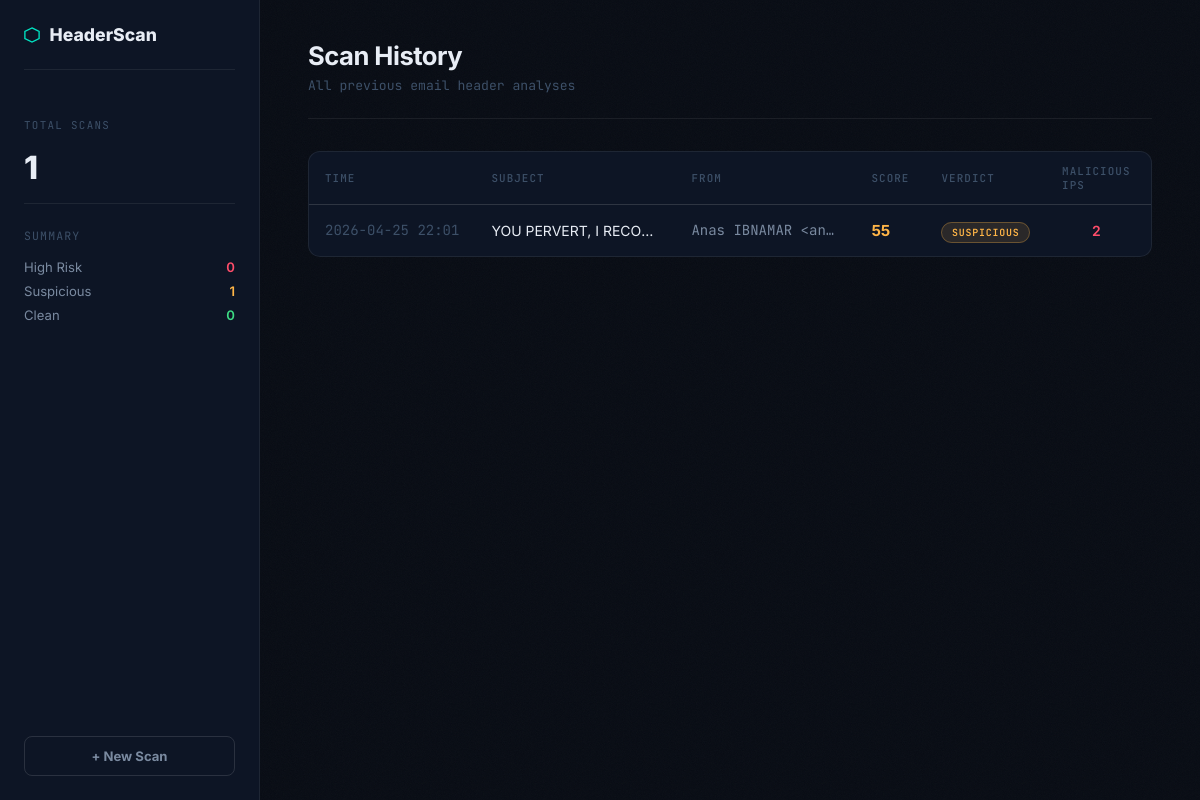
Before: /history with the older database file.
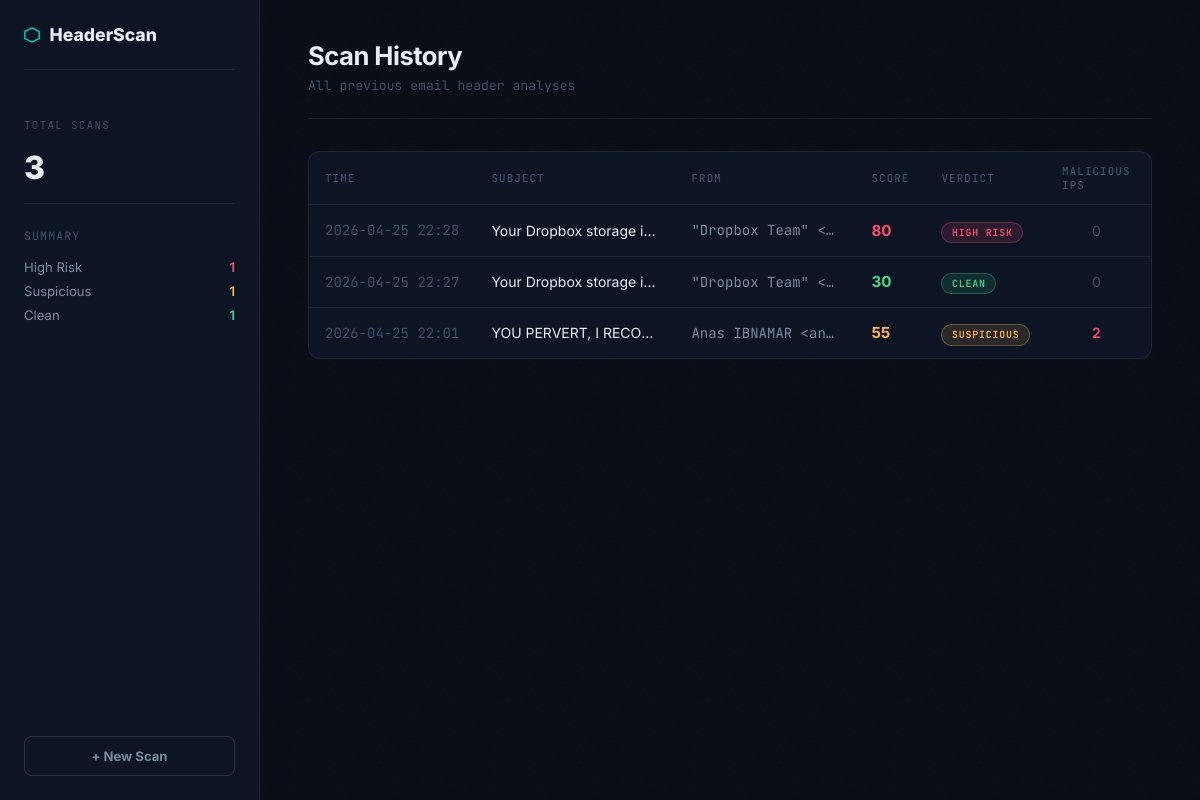
After: the same page with the newer database file.
### tables this page shows
CREATE TABLE scans (
            id          INTEGER PRIMARY KEY AUTOINCREMENT,
            scanned_at  TEXT NOT NULL,
            subject     TEXT,
            from_addr   TEXT,
            risk_score  INTEGER,
            verdict     TEXT,
            spf_status  TEXT,
            dmarc_policy TEXT,
            dkim_present INTEGER,
            warnings     INTEGER,
            malicious_ips INTEGER,
            report_json  TEXT
        );

### app.py (the view)
@app.route("/history")
def history():
    scans = get_all_scans()
    return render_template("history.html", scans=scans)

### database.py (called while the page is built)
def get_all_scans():
    conn = sqlite3.connect(DB_PATH)
    conn.row_factory = sqlite3.Row
    c = conn.cursor()
    c.execute("""
        SELECT id, scanned_at, subject, from_addr, risk_score,
               verdict, malicious_ips, warnings
        FROM scans
        ORDER BY id DESC
        LIMIT 100
    """)
    rows = c.fetchall()
    conn.close()
    return [dict(r) for r in rows]

### templates/history.html (shortened to what this page needs)
<!DOCTYPE html>
<html lang="en">
<head>
    <link rel="stylesheet" href="{{ url_for('static', filename='css/style.css') }}">
</head>
<body class="report-page">
<div class="noise"></div>
<aside class="sidebar">
    <div class="sidebar-logo">
        <svg width="16" height="16" viewBox="0 0 18 18" fill="none">
            <polygon points="9,1 17,5 17,13 9,17 1,13 1,5" stroke="#00e5c3" stroke-width="1.5" fill="none"/>
        </svg>
        <span class="logo-text">HeaderScan</span>
    </div>
    <div style="padding: 1rem 0; border-bottom: 1px solid var(--border); margin-bottom: 1.5rem;">
        <div class="score-label">Total Scans</div>
        <div style="font-size: 2rem; font-weight: 800; letter-spacing: -0.04em; margin-top: 0.5rem;">
            {{ scans|length }}
        </div>
    </div>
    <div style="display: flex; flex-direction: column; gap: 0.5rem; margin-bottom: 1rem;">
        <div style="font-size: 0.72rem; font-family: var(--mono); color: var(--text3); letter-spacing: 0.1em; text-transform: uppercase; margin-bottom: 0.5rem;">Summary</div>
        <div style="display: flex; justify-content: space-between; font-size: 0.82rem;">
            <span style="color: var(--text2);">High Risk</span>
            <span style="color: var(--red); font-weight: 600;">{{ scans | selectattr('verdict', 'equalto', 'HIGH RISK') | list | length }}</span>
        </div>
        <div style="display: flex; justify-content: space-between; font-size: 0.82rem;">
            <span style="color: var(--text2);">Suspicious</span>
            <span style="color: var(--amber); font-weight: 600;">{{ scans | selectattr('verdict', 'equalto', 'SUSPICIOUS') | list | length }}</span>
        </div>
        <div style="display: flex; justify-content: space-between; font-size: 0.82rem;">
            <span style="color: var(--text2);">Clean</span>
            <span style="color: var(--green); font-weight: 600;">{{ scans | selectattr('verdict', 'equalto', 'CLEAN') | list | length }}</span>
        </div>
    </div>
    <a href="/" class="new-scan-btn" style="margin-top: auto;">+ New Scan</a>
</aside>
<main class="report-main">
    <div class="report-topbar">
        <div class="report-title">Scan History</div>
        <div class="report-sub">All previous email header analyses</div>
    </div>
    {% if scans %}
    <div class="history-table-wrap">
        <table class="history-table">
            <thead>
                <tr>
                    <th>Time</th>
                    <th>Subject</th>
                    <th>From</th>
                    <th>Score</th>
                    <th>Verdict</th>
                    <th>Malicious IPs</th>
                    <th></th>
                </tr>
            </thead>
            <tbody>
                {% for scan in scans %}
                <tr class="history-row" onclick="window.location='/scan/{{ scan.id }}'">
                    <td class="mono" style="color: var(--text3); white-space: nowrap;">{{ scan.scanned_at[:16] }}</td>
                    <td style="max-width: 200px; overflow: hidden; text-overflow: ellipsis; white-space: nowrap;">
                        {{ scan.subject or "No subject" }}
                    </td>
                    <td class="mono" style="color: var(--text2); max-width: 180px; overflow: hidden; text-overflow: ellipsis; white-space: nowrap;">
                        {{ scan.from_addr or "—" }}
                    </td>
                    <td>
                        <span class="score-val
                            {% if scan.risk_score >= 70 %}stat-red
                            {% elif scan.risk_score >= 40 %}stat-amber
                            {% else %}stat-green{% endif %}">
                            {{ scan.risk_score }}
                        </span>
                    </td>
                    <td>
                        <span class="verdict-pill
                            {% if scan.verdict == 'HIGH RISK' %}vp-high
                            {% elif scan.verdict == 'SUSPICIOUS' %}vp-med
                            {% else %}vp-low{% endif %}">
                            {{ scan.verdict }}
                        </span>
                    </td>
                    <td style="text-align: center;">
                        {% if scan.malicious_ips > 0 %}
                        <span style="color: var(--red); font-weight: 600;">{{ scan.malicious_ips }}</span>
                        {% else %}
                        <span style="color: var(--text3);">0</span>
                        {% endif %}
                    </td>
                    <td>
                    </td>
                </tr>
                {% endfor %}
            </tbody>
        </table>
    </div>
    {% else %}
    <div style="text-align: center; padding: 4rem; color: var(--text3);">
        <div style="font-size: 2rem; margin-bottom: 1rem;">📭</div>
        <div style="font-size: 0.95rem;">No scans yet. <a href="/" style="color: var(--teal);">Analyze your first email →</a></div>
    </div>
    {% endif %}
</main>
</body>
</html>

### static/css/style.css (style rules this page uses)
*, *::before, *::after { box-sizing: border-box; margin: 0; padding: 0; }
:root { --bg: #080c14; --bg2: #0d1525; --bg3: #111d30; --border: rgba(255,255,255,0.07); --border2: rgba(255,255,255,0.12); --teal: #00e5c3; --teal-dim: rgba(0,229,195,0.12); --red: #ff4d6a; --red-dim: rgba(255,77,106,0.12); --amber: #ffb547; --amber-dim: rgba(255,181,71,0.12); --green: #3ddc84; --green-dim: rgba(61,220,132,0.12); --text: #e8edf5; --text2: #7a8aa0; --text3: #3d5068; --mono: 'JetBrains Mono', monospace; --sans: 'Inter', sans-serif; }
html { scroll-behavior: smooth; }
body { font-family: var(--sans); background: var(--bg); color: var(--text); min-height: 100vh; overflow-x: hidden; }
.noise { position: fixed; inset: 0; pointer-events: none; z-index: 0; opacity: 0.035; background-size: 200px; }
.logo-text { color: var(--text); }
body.report-page { display: grid; grid-template-columns: 260px 1fr; grid-template-rows: 1fr; min-height: 100vh; }
.sidebar { position: fixed; top: 0; left: 0; width: 260px; height: 100vh; background: var(--bg2); border-right: 1px solid var(--border); display: flex; flex-direction: column; padding: 1.5rem; z-index: 50; overflow-y: auto; }
.sidebar-logo { display: flex; align-items: center; gap: 0.6rem; font-size: 1.1rem; font-weight: 800; margin-bottom: 2rem; padding-bottom: 1.5rem; border-bottom: 1px solid var(--border); }
.score-label { font-family: var(--mono); font-size: 0.68rem; text-transform: uppercase; letter-spacing: 0.12em; color: var(--text3); margin-bottom: 1rem; }
.new-scan-btn { display: block; text-align: center; padding: 0.7rem; border: 1px solid var(--border2); border-radius: 8px; font-size: 0.82rem; font-weight: 700; color: var(--text2); text-decoration: none; transition: all 0.15s; margin-top: 1.5rem; }
.report-main { margin-left: 260px; padding: 2.5rem 3rem; position: relative; z-index: 1; min-width: 0; width: calc(100vw - 260px); overflow-x: hidden; }
.report-topbar { margin-bottom: 2rem; padding-bottom: 1.5rem; border-bottom: 1px solid var(--border); }
.report-title { font-size: 1.6rem; font-weight: 700; letter-spacing: -0.02em; white-space: nowrap; overflow: hidden; text-overflow: ellipsis; }
.report-sub { font-family: var(--mono); font-size: 0.82rem; color: var(--text3); margin-top: 0.4rem; white-space: nowrap; overflow: hidden; text-overflow: ellipsis; }
.mono { font-family: var(--mono); }
.stat-red { color: var(--red); }
.stat-amber { color: var(--amber); }
.stat-green { color: var(--green); }
.history-table-wrap { background: var(--bg2); border: 1px solid var(--border); border-radius: 12px; overflow: hidden; }
.history-table { width: 100%; border-collapse: collapse; font-size: 0.875rem; }
.history-table thead tr { border-bottom: 1px solid var(--border); }
.history-table th { padding: 0.75rem 1rem; text-align: left; font-size: 0.68rem; font-family: var(--mono); text-transform: uppercase; letter-spacing: 0.1em; color: var(--text3); font-weight: 500; }
.history-row { border-bottom: 1px solid var(--border); cursor: pointer; transition: background 0.15s; }
.history-row:last-child { border-bottom: none; }
.history-table td { padding: 0.85rem 1rem; color: var(--text); vertical-align: middle; }
.verdict-pill { font-family: var(--mono); font-size: 0.62rem; font-weight: 600; letter-spacing: 0.08em; padding: 0.2rem 0.6rem; border-radius: 99px; white-space: nowrap; }
.vp-high { background: var(--red-dim); color: var(--red); border: 1px solid rgba(255,77,106,0.3); }
.vp-med { background: var(--amber-dim); color: var(--amber); border: 1px solid rgba(255,181,71,0.3); }
.vp-low { background: var(--green-dim); color: var(--green); border: 1px solid rgba(61,220,132,0.3); }
.score-val { font-weight: 700; font-size: 0.95rem; }

Changed rows visible on the page:
added scans: scanned_at "2026-04-25 22:28", subject "Your Dropbox storage i…", from_addr "\"Dropbox Team\" <…", risk_score "80", verdict "HIGH RISK", malicious_ips "0"
added scans: scanned_at "2026-04-25 22:27", subject "Your Dropbox storage i…", from_addr "\"Dropbox Team\" <…", risk_score "30", verdict "CLEAN", malicious_ips "0"
Other visible differences:
{{ scans|length }}: "1" → "3"
{{ scans | selectattr('verdict', 'equalto', 'HIGH RISK') | list | length }}: "0" → "1"
{{ scans | selectattr('verdict', 'equalto', 'CLEAN') | list | length }}: "0" → "1"
